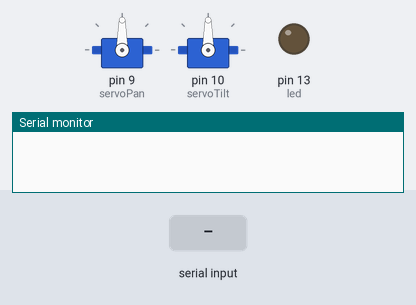
Bench run of a sketch on a simulated Arduino Uno, built with avr-gcc and run on an emulated ATmega328P. Parts: 2 × servo, output pins drawn as LEDs (lit = HIGH), the last lines printed to the serial monitor. The test bench sets the inputs (shaded band).

Above: at 1.2 s.
1.3 s: "*0:\n" received over Serial
At 2.0 s:
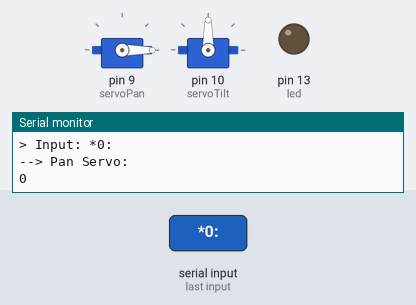
2.8 s: "*1:\n" received over Serial
At 3.2 s:
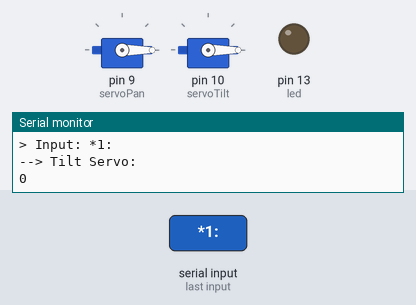
4.3 s: "*0:90\n" received over Serial
At 5.5 s:
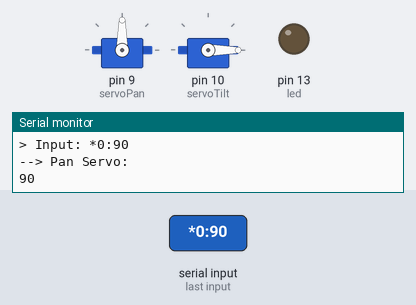
5.8 s: "*1:90\n" received over Serial
At 6.8 s:
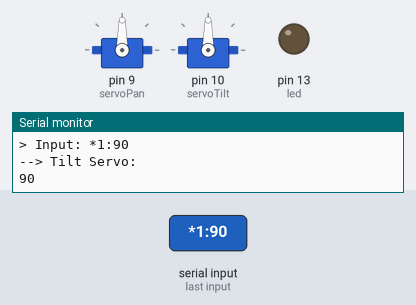
Timing chart, 0 to 8.3 s (numbered marks = the images above; inputs shaded):
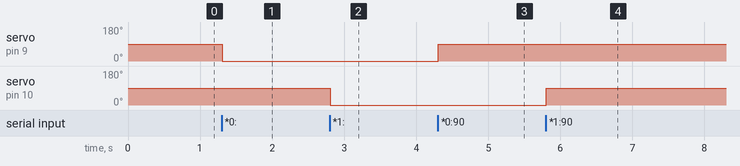

The sketch:

serialtest2.ino
```cpp
/**
* @file    serialtest2.ino
* @author  Sebastian Krösche
* @version V0.0.1
* @date    28 April 2013
* @brief   Processing file for arduino parsing program
* @details Processing file for arduino parsing program
*
*
*/
#define SERVO_PAN_MIN 0
#define SERVO_PAN_MAX 180
#define SERVO_TILT_MIN 0
#define SERVO_TILT_MAX 180

#include <Servo.h>
Servo servoPan;
Servo servoTilt;

int led = 13;

String inputString = "";         // a string to hold incoming data
boolean stringComplete = false;  // whether the string is complete

int pos = 0;

void setup() {
  // initialize serial:
  Serial.begin(9600);
    pinMode(led, OUTPUT);
  // reserve 200 bytes for the inputString:
  inputString.reserve(200);
  servoPan.attach(9);
  servoTilt.attach(10);
}

void loop() {
  // print the string when a newline arrives:
  if (stringComplete)
  {
    parseCBInput(inputString);
     // clear the input string:
    inputString = "";
    stringComplete = false;
    Serial.flush();
  }
}

void parseCBInput ( String strInput )
{
    Serial.println("> Input: " + strInput);

    //Command for pan servo received
    if ( strInput.startsWith("*0:") )
    {
      char inputChars[strInput.length()];
      strInput.substring(3).toCharArray(inputChars , strInput.length()+1);
      pos = atoi(inputChars);

      if (pos >= SERVO_PAN_MIN && pos <= SERVO_PAN_MAX )
      {
        Serial.println("--> Pan Servo: ");
        Serial.println(pos);
        servoPan.write(pos);
      }
      else if (pos < SERVO_PAN_MIN || pos > SERVO_PAN_MAX )
      {
        Serial.println("--> Pan Servo: angle out of range");
      }
    }

    //Command for tilt servo received
    else if ( strInput.startsWith("*1:") )
    {
      char inputChars[strInput.length()];
      strInput.substring(3).toCharArray(inputChars , strInput.length()+1);
      pos = atoi(inputChars);

      if (pos >= SERVO_PAN_MIN && pos <= SERVO_PAN_MAX )
      {
        Serial.println("--> Tilt Servo: ");
        Serial.println(pos);
        servoTilt.write(pos);
      }
      else if (pos < SERVO_PAN_MIN || pos > SERVO_PAN_MAX )
      {
        Serial.println("--> Tilt Servo: angle out of range");
      }
    }

    //Command for VISCA control received
    else if ( strInput.startsWith("*2:") )
    {
      Serial.println("--> VISCA: " + strInput.substring(3));
    }
}

/*
  SerialEvent occurs whenever a new data comes in the
 hardware serial RX.  This routine is run between each
 time loop() runs, so using delay inside loop can delay
 response.  Multiple bytes of data may be available.
 */
void serialEvent() {
  while (Serial.available()) {
    // get the new byte:
    char inChar = (char)Serial.read();
    // add it to the inputString if it's not a line ending
    if (inChar != '\n')
    {
      inputString += inChar;
    }
    // if the incoming character is a newline, set a flag
    // so the main loop can do something about it:
    if (inChar == '\n') {
      stringComplete = true;
    }
  }
}
```

Measured:
- after the input at 1.3 s, servo on pin 9 (servoPan): 90° → 0° at once
- after the input at 2.8 s, servo on pin 10 (servoTilt): 90° → 0° at once
- after the input at 4.3 s, servo on pin 9 (servoPan): 0° → 90° at once
- after the input at 5.8 s, servo on pin 10 (servoTilt): 0° → 90° at once
